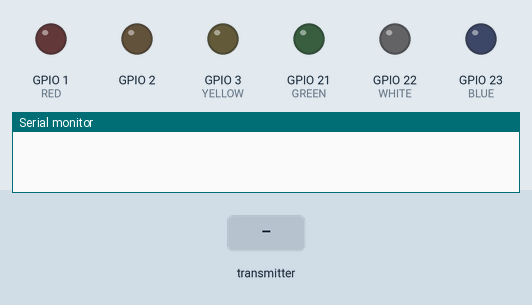
The sketch below on a simulated ESP32. Shown: output pins drawn as LEDs (lit = HIGH), the last lines printed to the serial monitor. Inputs (shaded band) come from the test bench.

Above: at 1.2 s.
1.3 s: the transmitter starts sending estado_sensor = 1
At 2.3 s:
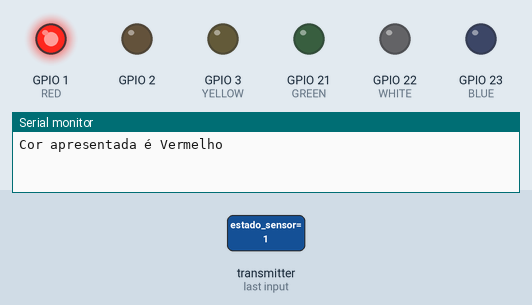
4.3 s: the transmitter starts sending verde = 1024
7.3 s: the transmitter starts sending vermelho = 1024
At 7.8 s:
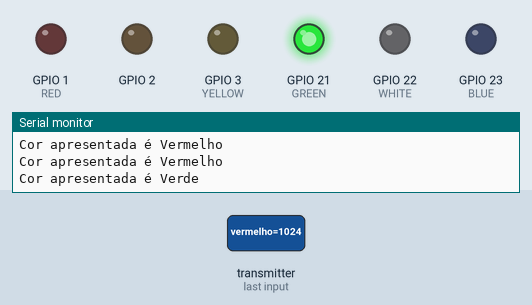
10.3 s: the transmitter starts sending azul = 1024
13.3 s: the transmitter starts sending verde = 2048
16.3 s: the transmitter starts sending vermelho = 2048
Timing chart, 0 to 25.4 s (numbered marks = the images above; inputs shaded):
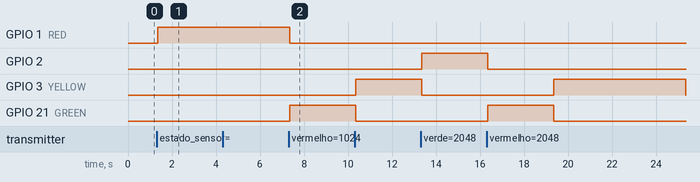

Measured:
- after the input at 1.3 s, GPIO 1 (RED): LOW → HIGH after 0.05 s
- after the input at 16.3 s, GPIO 3 (YELLOW): LOW → HIGH after 3.1 s

The sketch:

ESP_NOW_INDENTIFICADOR_CORES_B.ino.ino
```cpp
#include <Adafruit_TCS34725.h>
#include <Arduino.h>
#include <Wire.h>
#include <SPI.h>
#include <esp_now.h>
#include <WiFi.h>

#define RED 1
#define GREEN 21
#define YELLOW 3
#define BLUE 23
#define WHITE 22

typedef struct struct_message {
    uint16_t vermelho, verde, azul;
    bool estado_sensor;
}
struct_message;
struct_message myData;

void OnDataRecv(const esp_now_recv_info *info, const uint8_t *incomingData, int len) {
    memcpy(&myData, incomingData, sizeof(myData));

    if (myData.estado_sensor) {
        if (myData.vermelho >= myData.verde * 2 && myData.vermelho >= myData.azul * 2) {
            digitalWrite(RED, HIGH);
            Serial.println("Cor apresentada é Vermelho");
            delay(3000);
            digitalWrite(RED, LOW);
        }
        else if (myData.verde >= myData.vermelho * 2 && myData.verde >= myData.azul * 1.3) {
            digitalWrite(GREEN, HIGH);
            Serial.println("Cor apresentada é Verde");
            delay(3000);
            digitalWrite(GREEN, LOW);
        }
        else if (myData.vermelho >= myData.azul * 2 && myData.verde >= myData.azul * 2) {
            digitalWrite(YELLOW, HIGH);
            Serial.println("Cor apresentada é Amarelo");
            delay(3000);
            digitalWrite(YELLOW, LOW);
        }
        else if (myData.azul >= myData.vermelho * 2 && myData.azul >= myData.verde * 1.1) {
            digitalWrite(BLUE, HIGH);
            Serial.println("Cor apresentada é Azul");
            delay(3000);
            digitalWrite(BLUE, LOW);
        }
        else if (myData.vermelho >= myData.verde * 0.75 && myData.verde >= myData.azul * 1.3) {
            digitalWrite(WHITE, HIGH);
            Serial.println("Cor apresentada é Branco");
            delay(3000);
            digitalWrite(WHITE, LOW);
        }
        else {
            digitalWrite(2, HIGH);
            Serial.println("Cor Ambiente");
            delay(3000);
            digitalWrite(2, LOW);
        }
    }
}

void setup() {
    Serial.begin(115200);
    pinMode(2, OUTPUT);
    pinMode(RED, OUTPUT);
    pinMode(GREEN, OUTPUT);
    pinMode(YELLOW, OUTPUT);
    pinMode(BLUE, OUTPUT);
    pinMode(WHITE, OUTPUT);

    WiFi.mode(WIFI_STA);
    if (esp_now_init() != ESP_OK) {
        Serial.println("Error initializing ESP-NOW");
        return;
    }
    esp_now_register_recv_cb(OnDataRecv);
}

void loop() {}
```
